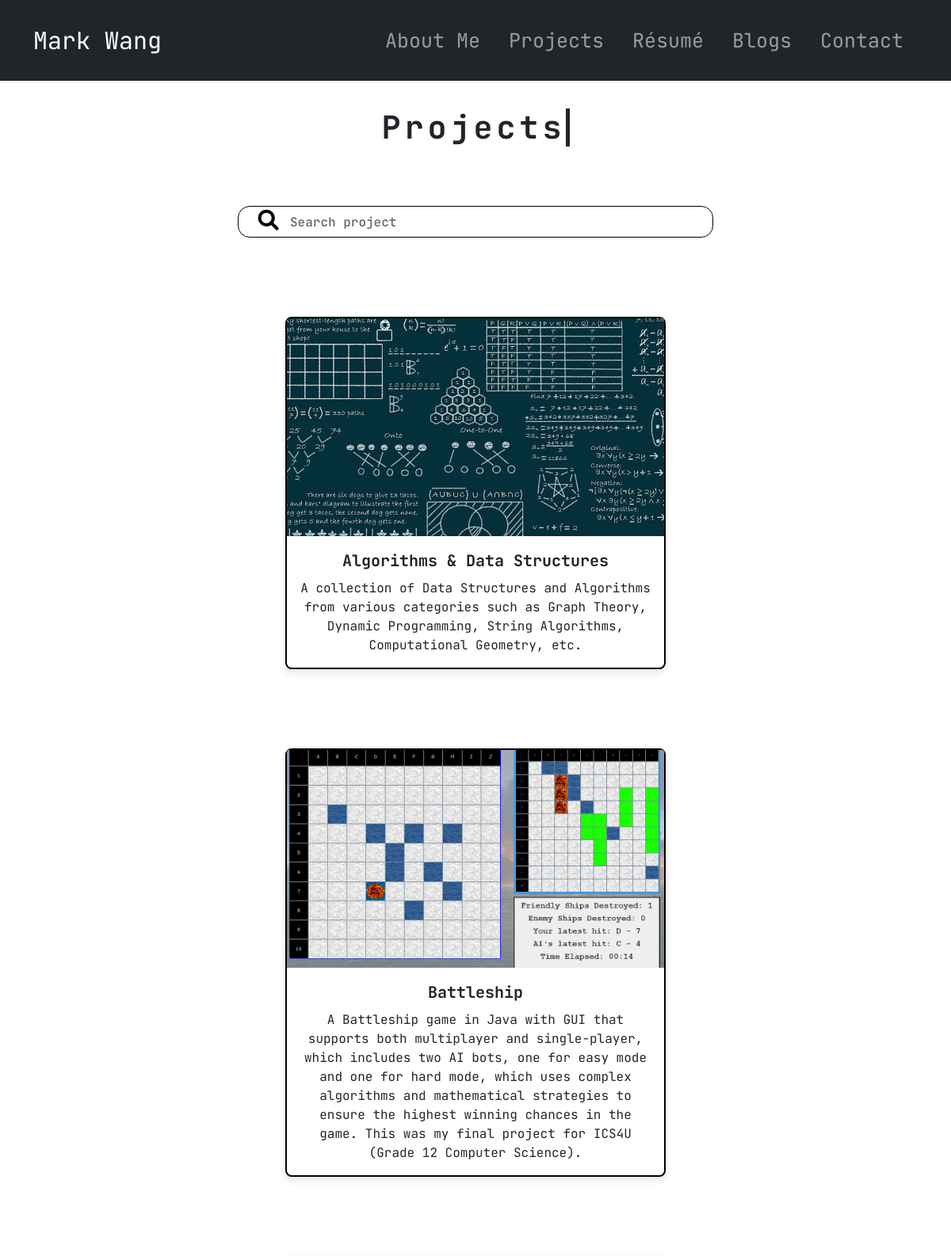
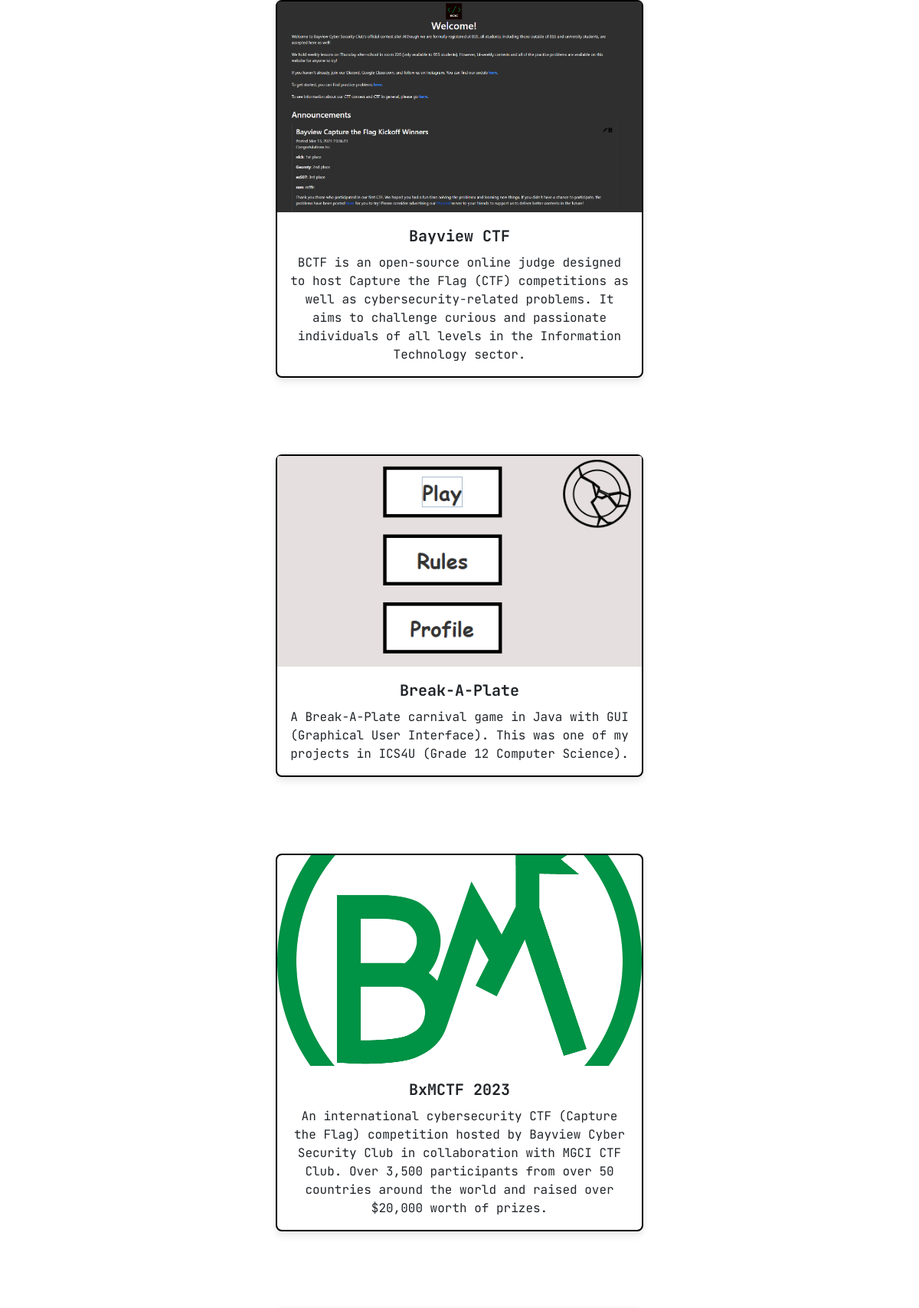
/projects/1 (upper part), run on the app's committed database (2 pictures, top to bottom).
### website/models.py (models this page shows, shortened)
class Project(models.Model):
    title = models.CharField(max_length=128)
    description = models.TextField(max_length=1024)
    image_path = models.CharField(max_length=64)
    badges = models.ManyToManyField(Badge, related_name="projects", default=None, symmetrical=False)
    in_progress = models.BooleanField(default=True)
    link = models.CharField(max_length=1024, default="", null=True, blank=True)

### website/views.py (the view)
# urls.py: path("projects/<int:page>", views.projects, name="projects"),
def projects(request, page):
    projects = Project.objects.order_by("title").all()
    paginator = Paginator(projects, 8)
    return render(request, "website/projects.html", {
        "projects" : paginator.get_page(page)
    })

### website/templates/website/projects.html (shortened to what this page needs)
{% extends "website/layout.html" %}
{% load static %}
{% block body %}
    <div class="page-title">
        <h1 class="title non-rotate">Projects</h1>
    </div>
    <div class="search-bar container">
        <button class="search-icon"><i class="fa-solid fa-magnifying-glass"></i></button>
        <input type="text" class="textbar" placeholder="Search project">
    </div>
    <div class="card-display container">
        {% if projects %}
            {% for project in projects %}
                <div class="card showcase-card" style="max-width: 30rem;" onclick="redirect('{{ project.link }}')">
                    <img src="/static/website/images/{{ project.image_path }}" class="image card-img-top" alt="...">
                    <div class="card-body">
                        <p class="card-text card-title">{{ project.title }}</p>
                        <p class="card-text">{{ project.description }}</p>
                    </div>
                </div>
            {% endfor %}
        {% else %}
            {% if query %}
                <h3 style="font-weight: bold; margin-top: 50px;">No results found, try checking your spelling.</h3>
            {% else %}
                <h3 style="font-weight: bold; margin-top: 50px;">Sorry, nothing to find here just yet :(</h3>
            {% endif %}
        {% endif %}
    </div>
{% endblock %}

### website/static/website/styles.css (style rules this page uses)
* { font-family: "JetBrains Mono"; overflow-wrap: break-word !important; }
i { font-size: 55px; margin-left: 20px; margin-right: 20px; }
.page-title { display: inline-block; text-align: center !important; }
.title { font-weight: bold; margin-bottom: 75px; }
.non-rotate { display: flex; flex-wrap: wrap; letter-spacing: 5px; width: 100%; white-space: nowrap; border-right: 5px solid; overflow: hidden; animation: typing 2s, cursor .5s step-end infinite alternate; }
.textbar { outline-color: black; border: 1px solid black; border-radius: 15px; width: 50vw; max-width: 750px; height: 40px; padding-left: 65px; font-weight: bold; }
.search-icon { border: none; background-color: transparent; position: absolute; margin-top: 5px; margin-bottom: 5px; }
.card-display { display: flex; justify-content: center; flex-wrap: wrap; margin-top: 50px; margin-bottom: 50px; margin-right: 50px; margin-left: 50px; }
.card-title { font-size: 20px; font-weight: bold; }
.showcase-card { border: 2px solid black !important; border-radius: 8px !important; box-shadow: 0 6px 10px rgba(0,0,0,.08), 0 0 6px rgba(0,0,0,.05); transition: .3s transform cubic-bezier(.155,1.105,.295,1.12),.3s box-shadow,.3s -webkit-transform cubic-bezier(.155,1.105,.295,1.12); margin-right: 50px; margin-left: 50px; margin-top: 50px; margin-bottom: 50px; }
.image { width: 100%; height: 275px; object-fit: cover; }
.search-icon > i { font-size: 25px; -webkit-text-stroke: 1px }

### data on the page
Project: image_path (picture), title "Algorithms & Data Structures", description "A collection of Data Structures and Algorithms from various categories such as Graph Theory, Dynamic Programming, String Algorithms, Computational Geometry, etc."
Project: image_path (picture), title "Battleship", description "A Battleship game in Java with GUI that supports both multiplayer and single-player, which includes two AI bots, one for easy mode and one for hard mode, which uses complex algorithms and mathematical strategies to ensure the highest winning chances in the game. This was my final project for ICS4U (Grade 12 Computer Science)."
Project: image_path (picture), title "Bayview CTF", description "BCTF is an open-source online judge designed to host Capture the Flag (CTF) competitions as well as cybersecurity-related problems. It aims to challenge curious and passionate individuals of all levels in the Information Technology sector."
Project: image_path (picture), title "Break-A-Plate", description "A Break-A-Plate carnival game in Java with GUI (Graphical User Interface). This was one of my projects in ICS4U (Grade 12 Computer Science)."
Project: image_path (picture), title "BxMCTF 2023", description "An international cybersecurity CTF (Capture the Flag) competition hosted by Bayview Cyber Security Club in collaboration with MGCI CTF Club. Over 3,500 participants from over 50 countries around the world and raised over $20,000 worth of prizes."
